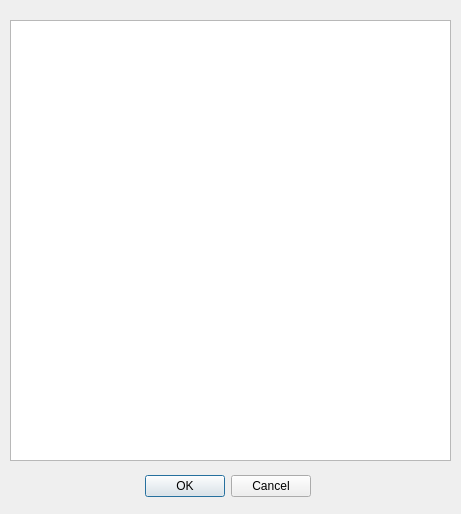
<?xml version="1.0" encoding="UTF-8"?>
<ui version="4.0">
 <class>foss4g2011_example1_starter</class>
 <widget class="QDialog" name="foss4g2011_example1_starter">
  <property name="geometry">
   <rect>
    <x>0</x>
    <y>0</y>
    <width>461</width>
    <height>514</height>
   </rect>
  </property>
  <property name="windowTitle">
   <string>foss4g2011_example1_starter</string>
  </property>
  <widget class="QDialogButtonBox" name="buttonBox">
   <property name="geometry">
    <rect>
     <x>-30</x>
     <y>470</y>
     <width>341</width>
     <height>32</height>
    </rect>
   </property>
   <property name="orientation">
    <enum>Qt::Horizontal</enum>
   </property>
   <property name="standardButtons">
    <set>QDialogButtonBox::Cancel|QDialogButtonBox::Ok</set>
   </property>
  </widget>
  <widget class="QTextBrowser" name="txtFeedback">
   <property name="geometry">
    <rect>
     <x>10</x>
     <y>20</y>
     <width>441</width>
     <height>441</height>
    </rect>
   </property>
  </widget>
 </widget>
 <resources/>
 <connections>
  <connection>
   <sender>buttonBox</sender>
   <signal>accepted()</signal>
   <receiver>foss4g2011_example1_starter</receiver>
   <slot>accept()</slot>
   <hints>
    <hint type="sourcelabel">
     <x>248</x>
     <y>254</y>
    </hint>
    <hint type="destinationlabel">
     <x>157</x>
     <y>274</y>
    </hint>
   </hints>
  </connection>
  <connection>
   <sender>buttonBox</sender>
   <signal>rejected()</signal>
   <receiver>foss4g2011_example1_starter</receiver>
   <slot>reject()</slot>
   <hints>
    <hint type="sourcelabel">
     <x>316</x>
     <y>260</y>
    </hint>
    <hint type="destinationlabel">
     <x>286</x>
     <y>274</y>
    </hint>
   </hints>
  </connection>
 </connections>
</ui>
